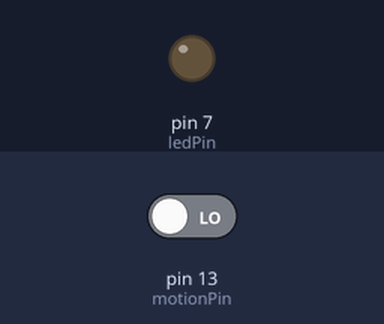
A sketch run on a simulated Arduino Uno, built with avr-gcc and run on an emulated ATmega328P. On the bench: output pins drawn as LEDs (lit = HIGH). Inputs (shaded band) come from the test bench; at power-on: pin 13 (motionPin) LOW.

Above: at 1.2 s.
1.3 s: pin 13 (motionPin) driven HIGH
At 1.7 s:
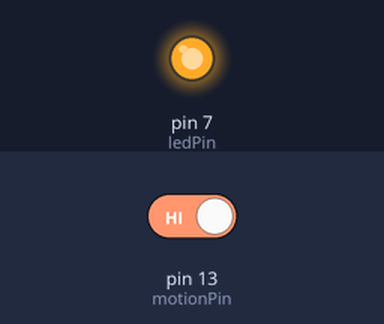
2.8 s: pin 13 (motionPin) driven LOW
At 4.0 s:
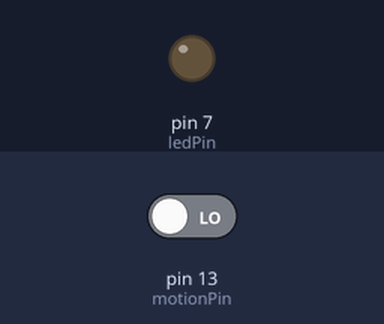
Timing chart, 0 to 5.8 s (numbered marks = the images above; inputs shaded):
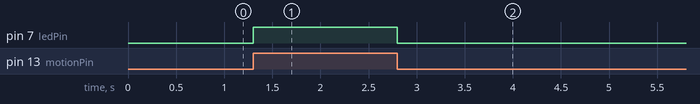

The sketch:

mini_security_system1.ino
```cpp
int ledPin=7; // LED
int motionPin=13;// MOTION SENSOR [PIR]
int buzzerPin=8;// sound

void setup(){
  pinMode(ledPin,OUTPUT);// LED =OUTPUT
  pinMode(motionPin,INPUT); //motion sensor se input aaega
    pinMode(buzzerPin,INPUT);

  }
void loop(){
  int motionState=digitalRead(motionPin);// motion sensor reads motion
  if(motionState==HIGH){// mtlb motion
    digitalWrite(ledPin,HIGH);
    digitalWrite(buzzerPin, HIGH);
  }
  else{
    digitalWrite(ledPin,LOW);
      digitalWrite(buzzerPin, LOW);}
}
```

Measured:
- after the input at 1.3 s, pin 7 (ledPin): LOW → HIGH at once
- after the input at 2.8 s, pin 7 (ledPin): HIGH → LOW at once
